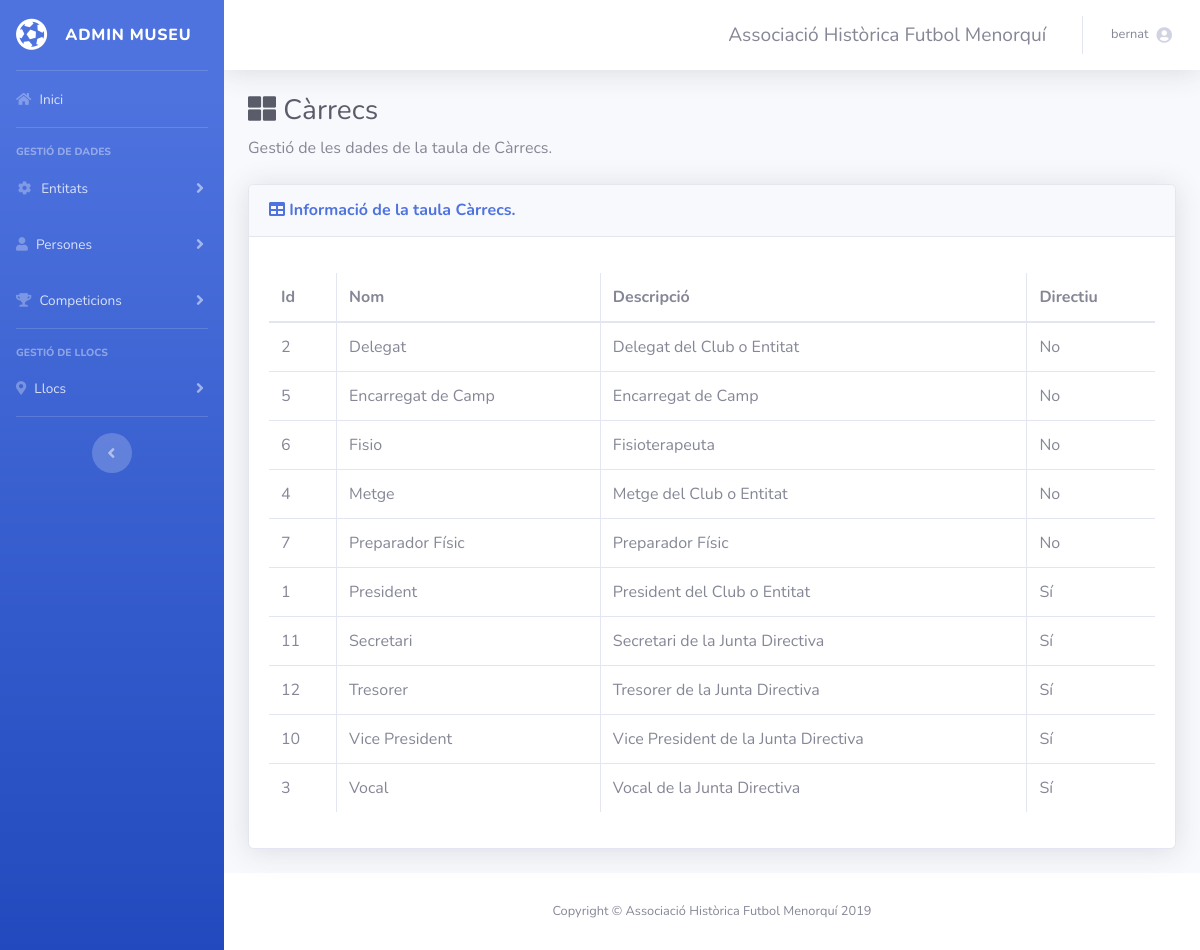
The page /carrecs.php (signed in) on the database as committed earlier.
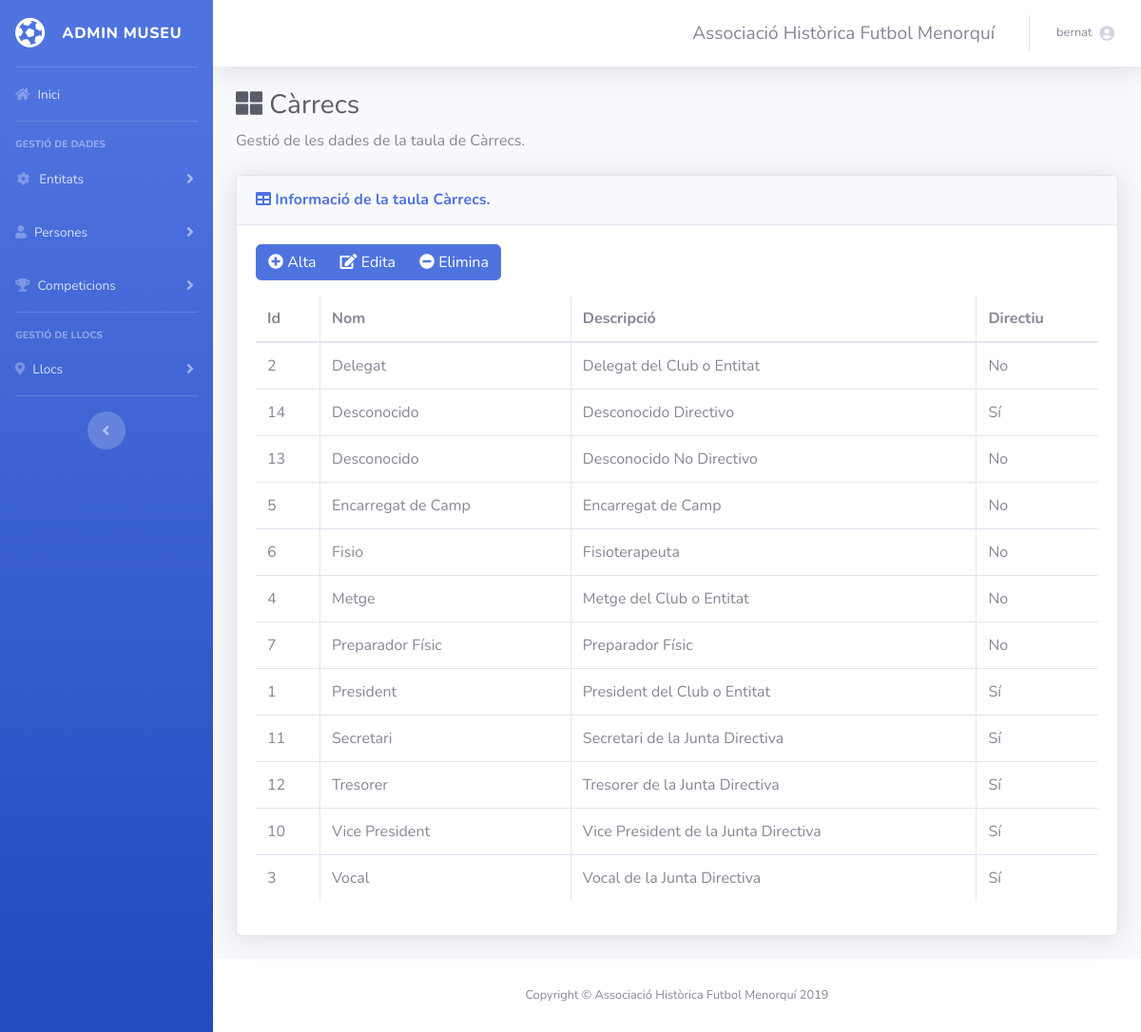
The same page on the database as committed later.
### tables this page shows
CREATE TABLE `carrecs` (
  `id` int(11) NOT NULL,
  `nom` varchar(20) NOT NULL,
  `descripcio` varchar(50) NOT NULL,
  `directiu` char(1) NOT NULL DEFAULT 'N'
);

### carrecs.php (the view, shortened to what this page needs)
<?php include("common/head.php") ?>
<?php require_once('connexions/connexio01.php'); ?>
<?php
$nomTaula = "Càrrecs";
?>
<body id="page-top">
  <div id="wrapper">
    <?php include("common/navigation.php") ?>
    <div id="content-wrapper" class="d-flex flex-column">
      <div id="content">
        <?php include("common/notifications.php") ?>
        <div class="container-fluid">
          <h1 class="h3 mb-2 text-gray-800"><i class="fas fa-th-large"></i> <?php echo $nomTaula; ?></h1>
          <p class="mb-4">Gestió de les dades de la taula de <?php echo $nomTaula; ?>.</p>
          <div class="card shadow mb-4">
            <div class="card-header py-3">
              <h6 class="m-0 font-weight-bold text-primary"><i class="fa fa-table"></i> Informació de la taula <?php echo $nomTaula; ?>.</h6>
            </div>
            <div class="card-body">
              <div class="row" id="zona-botons">
                  <div class=" col-md-6">
                    <?php if($_SESSION['role']=="A" || $_SESSION['role']=="E") { ?>
                      <div class="btn-group"  role="group">
                          <button type="button" class="btn btn-primary btn-new" data-toggle="modal" data-target="#myNewModal"><i class="fas fa-plus-circle"></i> Alta</button>
                          <button type="button" class="btn btn-primary btn-edit" data-toggle="modal" data-target="#myEditModal"><i class="fa fa-edit"></i> Edita</button>
                          <button type="button" class="btn btn-primary btn-delete" data-toggle="modal" data-target="#myDeleteModal"><i class="fas fa-minus-circle"></i> Elimina</button>
                      </div>
                    <?php } ?>
                  </div>
                  <div class="col-md-6"></div>
              </div>
              <div class="table-responsive overflow-hidden">
                <table class="table table-bordered" id="dt" width="100%" cellspacing="0">
                  <thead>
                    <tr>
                      <th>Id</th>
                      <th>Nom</th>
                      <th>Descripció</th>
                      <th>Directiu</th>
                    </tr>
                  </thead>
                  <tbody>
                        <?php
                        $query_rsGrups = "SELECT * FROM carrecs ORDER BY nom ASC";
                        $rs = mysqli_query($con01, $query_rsGrups) or die("Error: ".mysqli_error($con01));
                        while ($row = mysqli_fetch_array($rs)){
                        ?>
                        <tr>
                            <td><?php echo $row['id']; ?></td>
                            <td><?php echo ($row['nom']); ?></td>
                            <td><?php echo ($row['descripcio']); ?></td>
                            <td><?php echo ($row['directiu']=='S'?'Sí':'No'); ?></td>
                        </tr>
                        <?php
                            }
                        ?>
                  </tbody>
                </table>
              </div>
            </div>
          </div>
        </div>
      </div>
      <?php include("common/footer.php") ?>
    </div>
  </div>
</body>
</html>

Rows that differ between the two databases and show on the page:
added carrecs: id "14", nom "Desconocido", descripcio "Desconocido Directivo", directiu "Sí"
added carrecs: id "13", nom "Desconocido", descripcio "Desconocido No Directivo", directiu "No"
Other text that changed with them:
text now shown: "Alta Edita Elimina"
